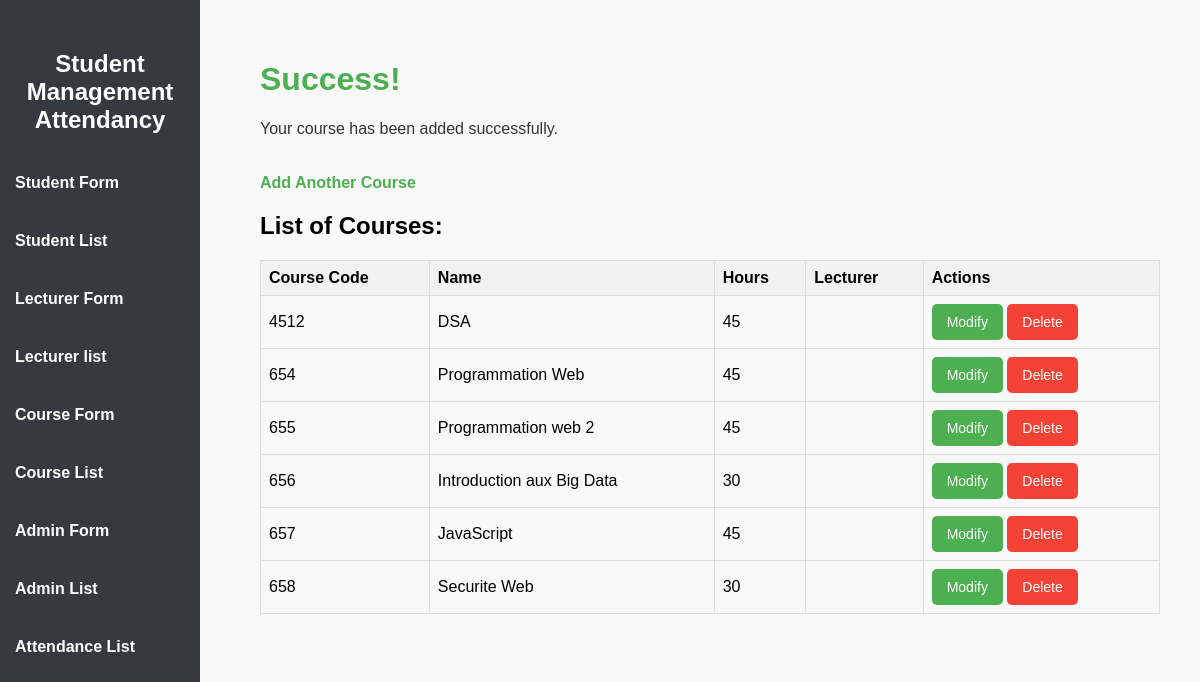
Screenshot of /students/success_course/ with the database file from the repository.
### students/models.py (models this page shows, shortened)
class Course(models.Model):
    course_code = models.CharField(max_length=10)
    name = models.CharField(max_length=255)
    hours = models.IntegerField()
    lecturer = models.ForeignKey(Lecturer, on_delete=models.CASCADE)  # Ensure this line exists

### students/views.py (the view)
# urls.py: path('success_course/', views.success_course_view, name='success_course_url'),  # Add this line
def success_course_view(request):
    courses = Course.objects.all()  # Get all courses
    return render(request, 'students/success_course.html', {'courses': courses})

### students/templates/students/success_course.html (shortened to what this page needs)
{% extends 'students/base.html' %}
{% block content %}
    <h1>Success!</h1>
    <p>Your course has been added successfully.</p>
    <a href="{% url 'course_form' %}">Add Another Course</a>
    <h2>List of Courses:</h2>
    <table>
        <thead>
            <tr>
                <th>Course Code</th>
                <th>Name</th>
                <th>Hours</th>
                <th>Lecturer</th>
                <th>Actions</th>
            </tr>
        </thead>
        <tbody>
            {% for course in courses %}
                <tr>
                    <td>{{ course.course_code }}</td>
                    <td>{{ course.name }}</td>
                    <td>{{ course.hours }}</td>
                    <td>{{ course.lecturer.name }}</td>
                    <td>
                        <form action="{% url 'modify_course' course.id %}" method="get" style="display:inline;">
                            <button type="submit" class="btn btn-modify">Modify</button>
                        </form>
                        <form action="{% url 'delete_course' course.id %}" method="post" style="display:inline;">
                            <button type="submit" class="btn btn-delete">Delete</button>
                        </form>
                    </td>
                </tr>
            {% endfor %}
        </tbody>
    </table>
{% endblock %}

### students/templates/students/success_course.html (style rules this page uses)
body { font-family: Arial, sans-serif; margin: 0; padding: 20px; background-color: #f9f9f9; }
h1 { color: #4CAF50; }
p { font-size: 16px; color: #333; }
.btn { padding: 10px 15px; border: none; border-radius: 5px; cursor: pointer; font-size: 14px; transition: background-color 0.3s; }
.btn-modify { background-color: #4CAF50; color: white; }
.btn-delete { background-color: #f44336; color: white; }
table { width: 100%; border-collapse: collapse; margin-top: 20px; }
th, td { border: 1px solid #ddd; padding: 8px; text-align: left; }
th { background-color: #f2f2f2; }
a { display: inline-block; margin-top: 20px; text-decoration: none; color: #4CAF50; font-weight: bold; }

### rows the page displays
Course: course_code "4512", name "DSA", hours "45"
Course: course_code "654", name "Programmation Web", hours "45"
Course: course_code "655", name "Programmation web 2", hours "45"
Course: course_code "656", name "Introduction aux Big Data", hours "30"
Course: course_code "657", name "JavaScript", hours "45"
Course: course_code "658", name "Securite Web", hours "30"
